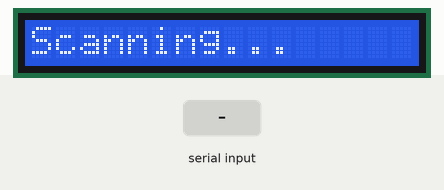
A sketch run on a simulated Arduino Uno, built for the host (arithmetic inside an expression is 32-bit, double 64-bit). On the bench: 16×1 character LCD. Inputs (shaded band) come from the test bench.

Above: at 1.2 s.
1.3 s: "90,45\n" received over Serial
At 3.4 s:
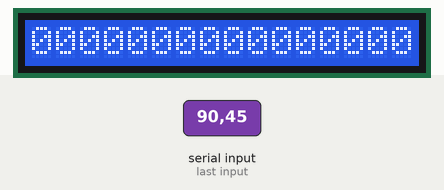
Timing chart, 0 to 4.9 s (numbered marks = the images above; inputs shaded):
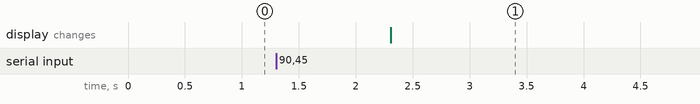

Measured:
- after the input at 1.3 s, the display: changes after 1.0 s (image 1)

The sketch:

sketch_mar15a.ino
```cpp
#include <LiquidCrystal.h>

LiquidCrystal lcd(12, 11, 10, 5, 4, 3, 2);

void setup() {
  // put your setup code here, to run once:
  // Serial.begin(115200);
  Serial.begin(9600);
  // Serial.println("Start...");

  lcd.begin(16,1);
  lcd.print("Scanning...");
}

void loop() {
  // put your main code here, to run repeatedly:
  if (Serial.available() > 0)
  {
    String SerialData = Serial.readString();
    String CountryCode = SerialData.substring(1,5);
    String TagNumber = SerialData.substring(5,15);
    long int intCountryCode = strtol(CountryCode.c_str(), NULL, 16);
    // FUCK!!! LONG_MAX	 Maximum value for a variable of type long.	2147483647
    // Use strtoll, returns the converted integral number as a long long int value.
    // 8bit AVR not support long long int, 'strtoll' was not declared in this scope
    long long int intTagNumber = strtoll(TagNumber.c_str(), NULL, 16);

    // Serial.print("CountryCode: ");
    // Serial.println(CountryCode);
    // Serial.println(intCountryCode);
    // Serial.print("TagNumber: ");
    // Serial.println(TagNumber);
    // Serial.println(intTagNumber);

    char formatOut [16];
    sprintf (formatOut, "%04d%012lld", intCountryCode, intTagNumber);
    // Serial.print("formatOut: ");
    // Serial.println(formatOut);

    lcd.clear();
    lcd.print(formatOut);
  }
}
```
